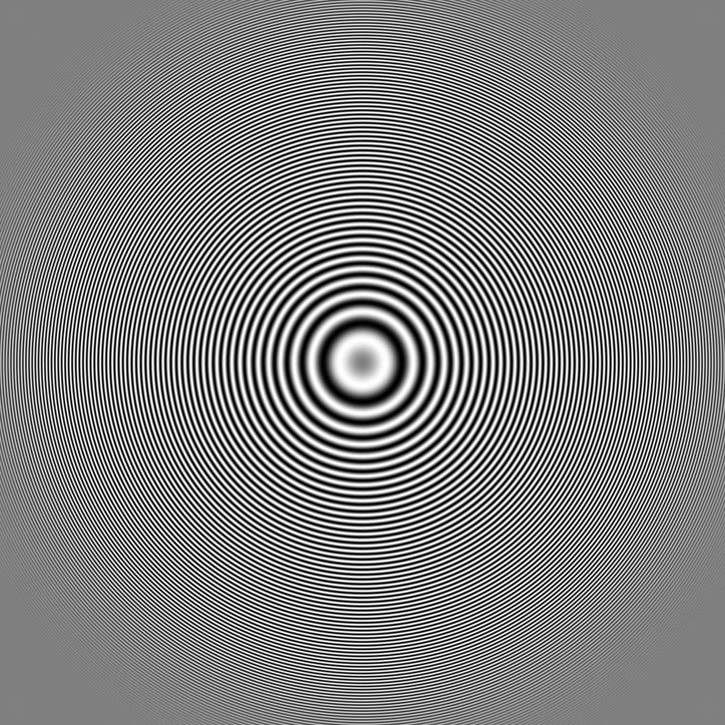
#> input picture assignment_1.3/test_pattern.png, 725 x 725 px
$ jupyter execute --allow-errors visualization.ipynb   (shell and % lines are left out)
#> lines starting #> are read from the running program, lines starting #| are printed output that depends on the picture
# Assignment 1.3

[cell 1]
# Enable autoreloading if import packages are changed

[cell 2]
# Set up python path
import sys
import os
import numpy as np
import cv2 as cv
import matplotlib.pyplot as plt
from io import StringIO
from PIL import Image
import IPython

def show_image(data):
    IPython.display.display(Image.fromarray(data))

## Load image

[cell 3]
image = cv.imread("test_pattern.png")
#> image is the input picture: shape (725, 725, 3); min 0, max 255, mean 127.8
#> (the rest of this cell did not finish here and is left out)

## Q1: Downsample the image with plain area downsampling

[cell 4]
# You may use opencv
# Downsample by a factor of 2 and visualize
# Downsample by a factor of 4 and visualize
# 1 Point

def manual_downsample_area(img, factor):

#> called with factor = 2
    h, w = img.shape
#> h = 725; w = 725
    new_h, new_w = h // factor, w // factor
#> new_h = 362; new_w = 362
    downsampled = np.zeros((new_h, new_w), dtype=np.uint8)

    for i in range(new_h):
        for j in range(new_w):
            block = img[i*factor:(i+1)*factor, j*factor:(j+1)*factor]
            avg = np.mean(block)
            downsampled[i, j] = int(avg)
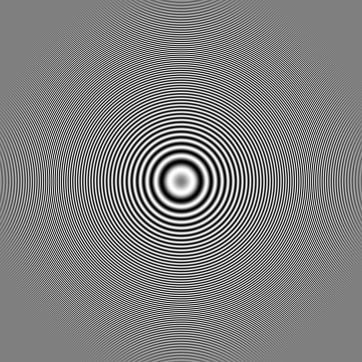
#> downsampled: shape (362, 362); min 0, max 255, mean 127.4

    return downsampled

# Load grayscale image
image = cv.imread("test_pattern.png", cv.IMREAD_GRAYSCALE)

# Apply manual downsampling
manual_2x = manual_downsample_area(image, 2)
manual_4x = manual_downsample_area(image, 4)
#> call 2 of manual_downsample_area, with factor = 4
#> after the loop in manual_downsample_area (call 2), `for i in range(new_h):`:
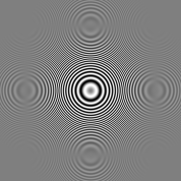
#> downsampled: shape (181, 181); min 4, max 253, mean 127.3

# Plot results
#> (the rest of this cell did not finish here and is left out)

Please provide a detailed explanation of what you see here and what the reasons for the effect are (2 Points)

I can observe In downsampling 4X that the pattern of 4 circles around is more visible because of spacial aliasing effect where downsampling wihtout first reducign the high frequency areas, the pixel grid misinterprets the ring pattern.The outer ring of the original image is tighter with high spacial frequency as the white and black pixels change frequently. During the 4X downsampling we are skipping 16 original pixels 4X4 to make a new pixel, so the system cant distinguish tight ring spaces causing the reconstruction to be incorrect as shown from wider patterns. This apporach uses the mean of surounding pixels but its bad when the kernal box we are having has one exponentially high value inside its box compared to its neigbouring box which has small value, causing the diffrence to be high when downsampling.

## Q2: Implement smoothing for antialiasing and then downsample

[cell 5]
# Note that determining the exact filter requires complex signal theory
# You may use a Gaussian here instead
# Show downsampled images by factors 2 and 4
# 1 Point

from scipy.ndimage import gaussian_filter

def smooth_and_downsample(img, factor, sigma=1.0):

    # Step 1: Apply Gaussian filter for anti-aliasing
#> called with factor = 2, sigma = 1
    smoothed = gaussian_filter(img, sigma=sigma)
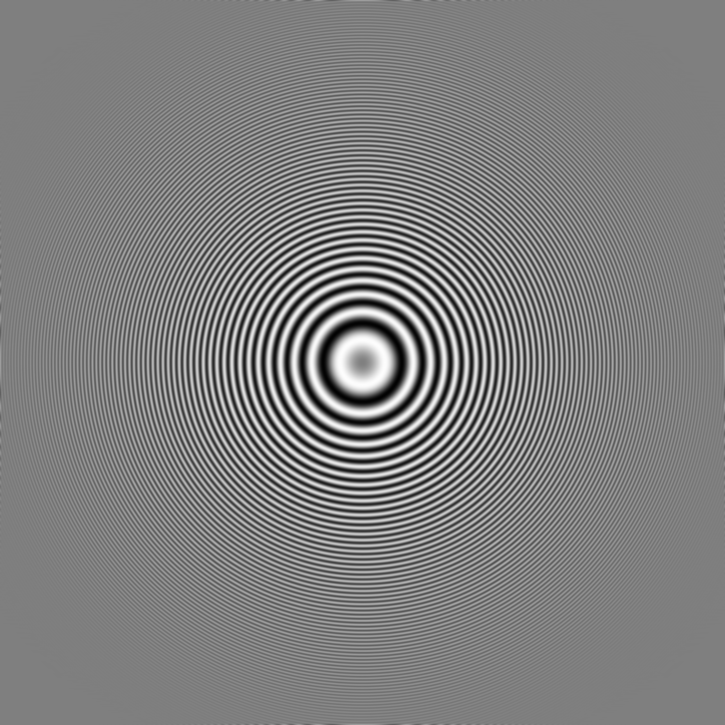
#> smoothed: shape (725, 725); min 2, max 253, mean 126.8

    # Step 2: Downsample by taking every 'factor'th pixel
    downsampled = smoothed[::factor, ::factor]
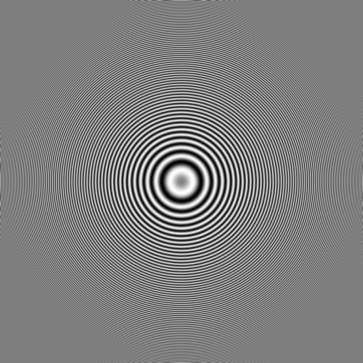
#> downsampled: shape (363, 363); min 2, max 253, mean 126.8
    return downsampled

# Load image in grayscale
image = cv.imread("test_pattern.png", cv.IMREAD_GRAYSCALE)

# Apply smoothing and downsampling
downsample_2x = smooth_and_downsample(image, 2, sigma=1.0)
downsample_4x = smooth_and_downsample(image, 4, sigma=1.0)
#> call 2 of smooth_and_downsample, with factor = 4, sigma = 1
#> in smooth_and_downsample (call 2), `downsampled = smoothed[::factor, ::factor]`:
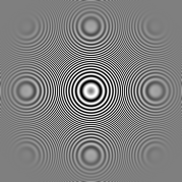
#> downsampled: shape (182, 182); min 3, max 253, mean 126.9

# Display original and downsampled results
#> (the rest of this cell did not finish here and is left out)
